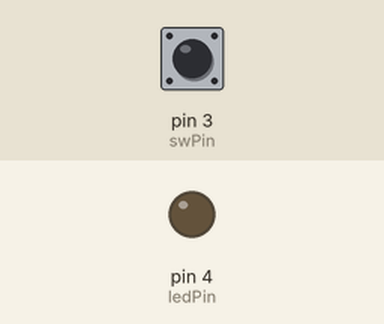
Recording of a sketch running on a simulated Arduino Uno, built with avr-gcc and run on an emulated ATmega328P. Parts: output pins drawn as LEDs (lit = HIGH). The test bench sets the inputs (shaded band); at power-on: pin 3 (swPin) LOW. What the sketch prints to the serial monitor is not drawn.

Above: at 1.2 s.
1.3 s: pin 3 (swPin) pulled HIGH for 3.2 s
At 3.8 s:
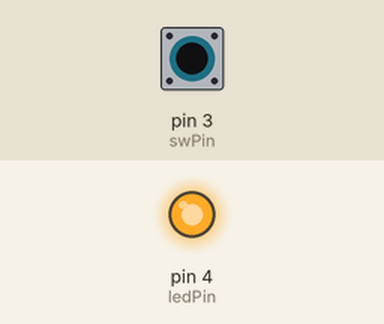
Timing chart, 0 to 5.7 s (numbered marks = the images above; inputs shaded):
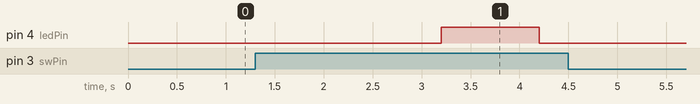

The sketch:

benrikinou-001.ino
```cpp
const int swPin = 3; //3:ConnectorA 4:ConnectorB
const int ledPin = 4; //3:ConnectorA 4:ConnectorB 10:Builtin

int Count = 0;

void setup() {
  pinMode(swPin, INPUT);
  pinMode(ledPin, OUTPUT);
  Serial.begin(115200);
}

void loop() {
  if (digitalRead(swPin) == HIGH) {
    Count++;
    Serial.println(" " + String(Count) + " 回");
    delay(300);
  }

  if (Count >= 5) {
    digitalWrite(ledPin, HIGH);
    delay(1000);
    digitalWrite(ledPin, LOW);
    Serial.println(" " + String(Count) + " 回目 点灯確認　ヨシ！");
    Count = 0;
  }

  delay(100);
}
```

Measured:
- after the input at 1.3 s, pin 4 (ledPin): LOW → HIGH after 1.9 s, → LOW 1.0 s later
